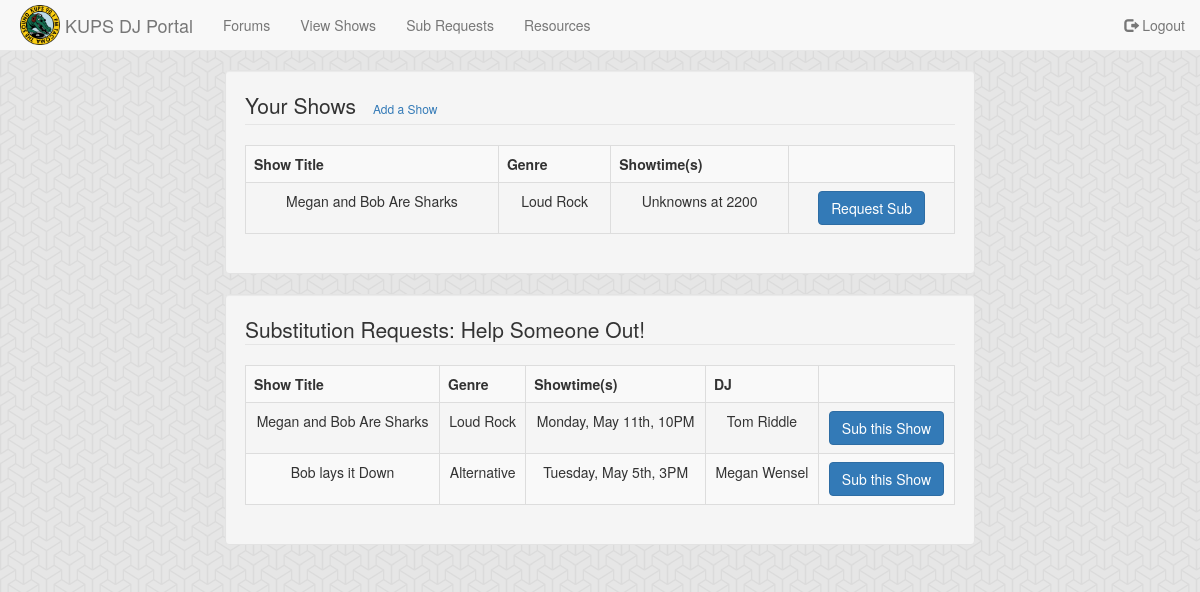
Before: /substitutions.php (signed in) with the older database file.
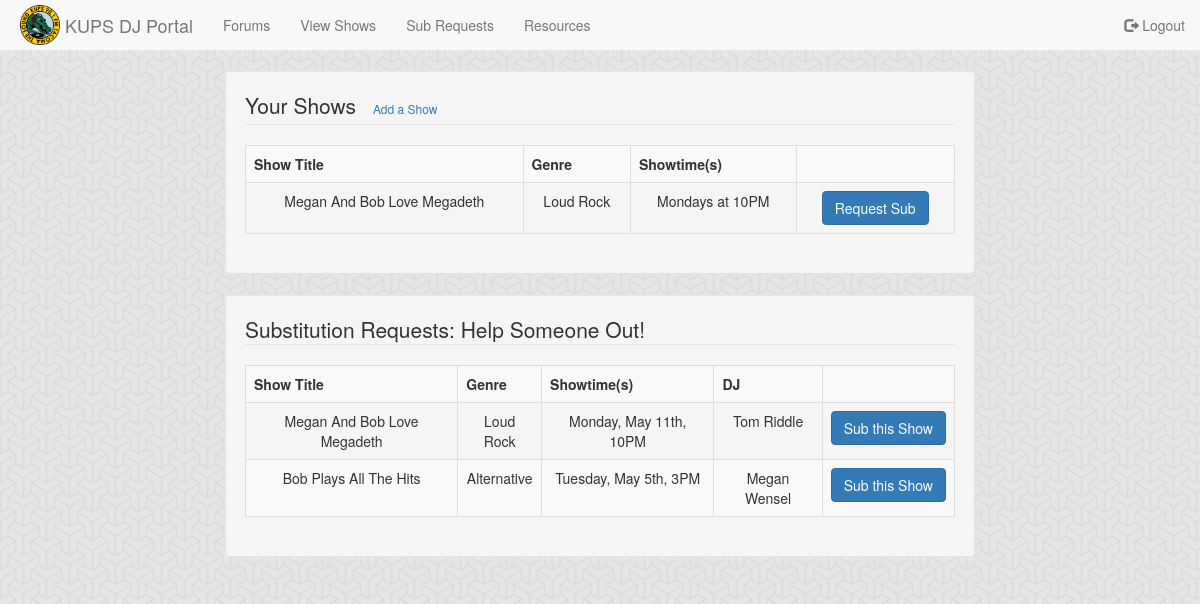
After: the same page with the newer database file.
### tables this page shows
CREATE TABLE IF NOT EXISTS dj (
	email VARCHAR(30),
	showid INT,
	PRIMARY KEY (email, showid),
	FOREIGN KEY (email) REFERENCES user(email)
		ON DELETE CASCADE,
	FOREIGN KEY (showid) REFERENCES radioShow(showid)
		ON DELETE CASCADE
);

CREATE TABLE IF NOT EXISTS radioShow (
	showid INT NOT NULL,
	genre VARCHAR(20),
	title VARCHAR(40),
	PRIMARY KEY (showid)
);

CREATE TABLE IF NOT EXISTS showInstance (
	showid INT,
	weekday VARCHAR(10),
	time VARCHAR(10),
	PRIMARY KEY (showid, weekday, time),
	FOREIGN KEY (showid) REFERENCES radioShow(showid)
		ON DELETE CASCADE
);

CREATE TABLE IF NOT EXISTS user (
	name VARCHAR(20) NOT NULL,
	admin TINYINT(2) DEFAULT 0,
	password VARCHAR(20) NOT NULL,
	email VARCHAR(30) NOT NULL,
	PRIMARY KEY (email)
);

### _helpers.php (called while the page is built, shortened)
<?php
function get_genre($shortform) {
	if ($shortform == 'alt') {
		return "Alternative";
	}
	else if ($shortform == 'hip') {
		return "Hip Hop";
	}
	else if ($shortform == 'loud') {
		return "Loud Rock";
	}
}
function get_weekday($shortform) {
	if ($shortform == 'Mon') {
		return "Monday";
	}
	else if ($shortform == 'Tue') {
		return "Tuesday";
	}
	else if ($shortform == 'Wed') {
		return "Wednesday";
	}
	else if ($shortform == 'Thu') {
		return "Thursday";
	}
	else if ($shortform == 'Fri') {
		return "Friday";
	}
	else if ($shortform == 'Sat') {
		return "Saturday";
	}
	else if ($shortform == 'Sun') {
		return "Sunday";
	}
	else {
		return "Unknown";
	}
}
?>

### _my-shows.php (the view, shortened to what this page needs)
<?php
echo "<div class='well'>";
echo "<legend>Your Shows  <p style='display:inline'><a class='btn btn-sm' href='/add-show.php' role='button'>Add a Show</a></p></legend>";
if (isset($_SESSION['email'])) { $myemail = $_SESSION['email']; }
$shows = $db -> query ("SELECT * FROM radioShow NATURAL JOIN dj WHERE email='$myemail'");
if($shows->rowCount() < 1)
{
	?>
	<p>You don't have a show in the schedule.<a href="/add-show.php"> Click here to add a show</a></p>
	<?php
}
else{
	echo '<table class="table table-bordered table-striped" border="1">';
	echo "<tbody align='center'>";
	echo '<tr><th>Show Title</th><th>Genre</th><th>Showtime(s)</th><th></th></tr>';
	foreach ($shows as $show) {
		$showid = $show['showid'];
		$title = $show['title'];
		$genre = get_genre($show['genre']);
		echo "<td>".$title."</td>";
		echo "<td>".$genre."</td>";
		$showtimes = $db -> query ("SELECT * FROM showInstance WHERE showid=$showid");
		echo "<td>";
		foreach ($showtimes as $showtime) {
			$day = $showtime['weekday'];
			$time = $showtime['time'];
			echo get_weekday($day)."s at ";
			echo $time;
			echo "<br />";
		}
		echo "</td>";
		echo "<td><form id='sub_request_$showid' method='post' action='/requestSub.php'>";
		echo "<input type='submit' class='btn btn-md btn-primary' name='submit_$showid' value='Request Sub' /></form></td>";
	}
	echo "</tbody></table>";
}
echo "</div>";
?>

### _display-sub-requests.php (shortened to what this page needs)
<?php
echo "<div class='well'>";
$subRequests = $db -> query ("SELECT * FROM (SELECT * FROM subRequest WHERE active='1') AS rqs NATURAL JOIN radioShow");
if($subRequests->rowCount() < 1){
	print "There are no active sub requests";
}
else {
	?>
	<legend>Substitution Requests: Help Someone Out!</legend>
	<table class="table table-bordered table-striped" border="1">
	<tbody align="center">
	<tr><th>Show Title</th><th>Genre</th><th>Showtime(s)</th><th>DJ</th><th></th></tr>
	<?php
	foreach ($subRequests as $sub) {
		$showid = $sub['showid'];
		$title = $sub['title'];
		$genre = get_genre($sub['genre']);
		$weekday = get_weekday($sub['weekday']);
		$time = $sub['time'];
		$month = $sub['month'];
		$day = $sub['day'];
		$active = $sub['active'];
		$origdj = $sub['origdj'];
		echo "<td>".$title."</td>";
		echo "<td>".$genre."</td>";
		echo "<td>$weekday, $month $day, $time</td>";
		$origdjs = $db -> query ("SELECT * FROM user WHERE email='$origdj'");
		$theorigdj = $origdjs -> fetch();
		echo "<td>".$theorigdj['name']."</td>";
		if ($active == 1) {
			echo "<td><form id='sub_accept_$showid' method='post' action='/_acceptSub.php'>";
			echo "<input class='btn btn-primary' type='submit' name='submit_$showid' value='Sub this Show' /></form></td>";
		}
	}
	echo "</table>";
}
echo "</div>";
?>

Changed rows visible on the page:
removed showinstance: weekday "Unknown", time "2200"
changed through a linked row, dj "Loud Rock": showid.title "Megan and Bob Are Sharks" → "Megan And Bob Love Megadeth"
added showinstance: weekday "Monday", time "10PM"
changed radioshow "Loud Rock": title "Megan and Bob Are Sharks" → "Megan And Bob Love Megadeth"
changed radioshow "Alternative": title "Bob lays it Down" → "Bob Plays All The Hits"
